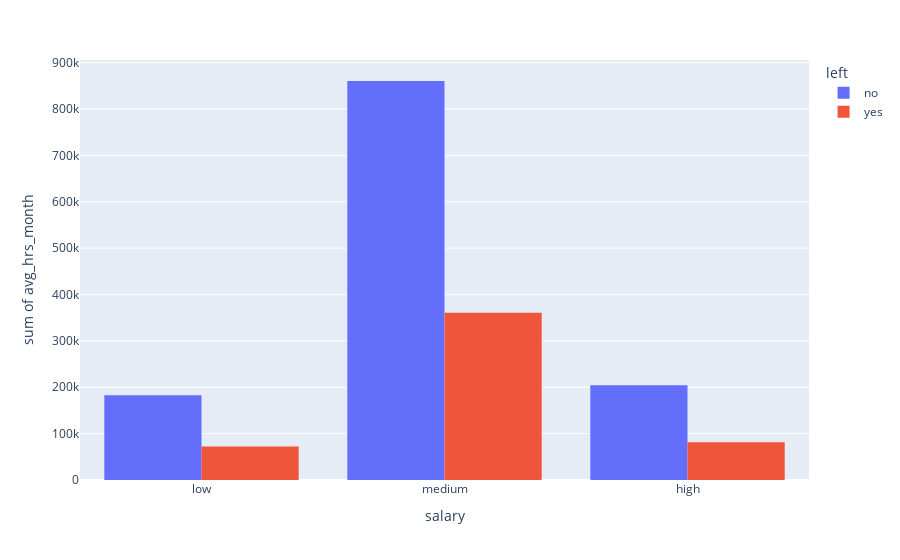

Write notebook code for a chart like this one.
### Markdown cell above
### 3. What recommendations would you make regarding ways to reduce employee turnover?

### Code cell
df_dept = df[['salary', 'avg_hrs_month', 'left']]
px.histogram(df_dept, x='salary', y='avg_hrs_month', color='left', barmode='group')

### Figure 1 — Plotly figure (JSON) as saved in the notebook; plotly's stock layout.template omitted (floating-point values rounded to 4 significant figures; data arrays with more than 128 entries replaced by an {"elided": "..."} marker saying what was removed)
{"data": [{"alignmentgroup": "True", "bingroup": "x", "histfunc": "sum", "hovertemplate": "left=no<br>salary=%{x}<br>sum of avg_hrs_month=%{y}<extra></extra>", "legendgroup": "no", "marker": {"color": "#636efa", "pattern": {"shape": ""}}, "name": "no", "offsetgroup": "no", "orientation": "v", "showlegend": true, "type": "histogram", "x": {"elided": "6756 str values"}, "xaxis": "x", "y": {"elided": "6756 float values"}, "yaxis": "y"}, {"alignmentgroup": "True", "bingroup": "x", "histfunc": "sum", "hovertemplate": "left=yes<br>salary=%{x}<br>sum of avg_hrs_month=%{y}<extra></extra>", "legendgroup": "yes", "marker": {"color": "#EF553B", "pattern": {"shape": ""}}, "name": "yes", "offsetgroup": "yes", "orientation": "v", "showlegend": true, "type": "histogram", "x": {"elided": "2784 str values"}, "xaxis": "x", "y": {"elided": "2784 float values"}, "yaxis": "y"}], "layout": {"barmode": "group", "legend": {"title": {"text": "left"}, "tracegroupgap": 0}, "margin": {"t": 60}, "xaxis": {"anchor": "y", "domain": [0, 1], "title": {"text": "salary"}}, "yaxis": {"anchor": "x", "domain": [0, 1], "title": {"text": "sum of avg_hrs_month"}}}}
